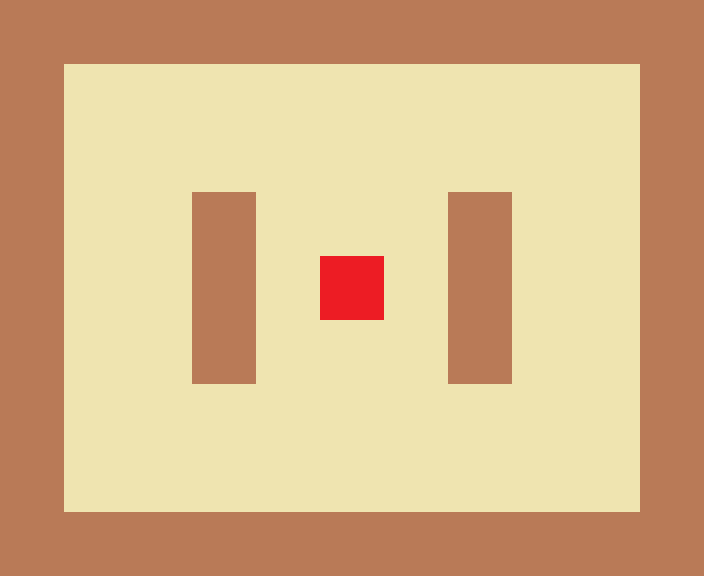

The image is a tile-based game level rendered from a .tmx file. Its description and complete source (layers, tilesets, objects, tile grids) follow:
An orthogonal 11x9 tile map with 64x64 px tiles, 2 tile layers (tiles, enemies) and 12 objects.

<map version="1.0" orientation="orthogonal" width="11" height="9" tilewidth="64" tileheight="64">
 <tileset firstgid="1" name="tiled" tilewidth="64" tileheight="64">
  <image source="../tiled.png" width="256" height="128" />
 </tileset>
 <layer name="tiles" width="11" height="9">
  <data>
   <tile gid="1" />
   <tile gid="1" />
   <tile gid="1" />
   <tile gid="1" />
   <tile gid="1" />
   <tile gid="1" />
   <tile gid="1" />
   <tile gid="1" />
   <tile gid="1" />
   <tile gid="1" />
   <tile gid="1" />
   <tile gid="1" />
   <tile gid="2" />
   <tile gid="2" />
   <tile gid="2" />
   <tile gid="2" />
   <tile gid="2" />
   <tile gid="2" />
   <tile gid="2" />
   <tile gid="2" />
   <tile gid="2" />
   <tile gid="1" />
   <tile gid="1" />
   <tile gid="2" />
   <tile gid="2" />
   <tile gid="2" />
   <tile gid="2" />
   <tile gid="2" />
   <tile gid="2" />
   <tile gid="2" />
   <tile gid="2" />
   <tile gid="2" />
   <tile gid="1" />
   <tile gid="1" />
   <tile gid="2" />
   <tile gid="2" />
   <tile gid="1" />
   <tile gid="2" />
   <tile gid="2" />
   <tile gid="2" />
   <tile gid="1" />
   <tile gid="2" />
   <tile gid="2" />
   <tile gid="1" />
   <tile gid="1" />
   <tile gid="2" />
   <tile gid="2" />
   <tile gid="1" />
   <tile gid="2" />
   <tile gid="2" />
   <tile gid="2" />
   <tile gid="1" />
   <tile gid="2" />
   <tile gid="2" />
   <tile gid="1" />
   <tile gid="1" />
   <tile gid="2" />
   <tile gid="2" />
   <tile gid="1" />
   <tile gid="2" />
   <tile gid="2" />
   <tile gid="2" />
   <tile gid="1" />
   <tile gid="2" />
   <tile gid="2" />
   <tile gid="1" />
   <tile gid="1" />
   <tile gid="2" />
   <tile gid="2" />
   <tile gid="2" />
   <tile gid="2" />
   <tile gid="2" />
   <tile gid="2" />
   <tile gid="2" />
   <tile gid="2" />
   <tile gid="2" />
   <tile gid="1" />
   <tile gid="1" />
   <tile gid="2" />
   <tile gid="2" />
   <tile gid="2" />
   <tile gid="2" />
   <tile gid="2" />
   <tile gid="2" />
   <tile gid="2" />
   <tile gid="2" />
   <tile gid="2" />
   <tile gid="1" />
   <tile gid="1" />
   <tile gid="1" />
   <tile gid="1" />
   <tile gid="1" />
   <tile gid="1" />
   <tile gid="1" />
   <tile gid="1" />
   <tile gid="1" />
   <tile gid="1" />
   <tile gid="1" />
   <tile gid="1" />
  </data>
 </layer>
 <layer name="enemies" width="11" height="9">
  <data>
   <tile gid="0" />
   <tile gid="0" />
   <tile gid="0" />
   <tile gid="0" />
   <tile gid="0" />
   <tile gid="0" />
   <tile gid="0" />
   <tile gid="0" />
   <tile gid="0" />
   <tile gid="0" />
   <tile gid="0" />
   <tile gid="0" />
   <tile gid="0" />
   <tile gid="0" />
   <tile gid="0" />
   <tile gid="0" />
   <tile gid="0" />
   <tile gid="0" />
   <tile gid="0" />
   <tile gid="0" />
   <tile gid="0" />
   <tile gid="0" />
   <tile gid="0" />
   <tile gid="0" />
   <tile gid="0" />
   <tile gid="0" />
   <tile gid="0" />
   <tile gid="0" />
   <tile gid="0" />
   <tile gid="0" />
   <tile gid="0" />
   <tile gid="0" />
   <tile gid="0" />
   <tile gid="0" />
   <tile gid="0" />
   <tile gid="0" />
   <tile gid="0" />
   <tile gid="0" />
   <tile gid="0" />
   <tile gid="0" />
   <tile gid="0" />
   <tile gid="0" />
   <tile gid="0" />
   <tile gid="0" />
   <tile gid="0" />
   <tile gid="0" />
   <tile gid="0" />
   <tile gid="0" />
   <tile gid="0" />
   <tile gid="3" />
   <tile gid="0" />
   <tile gid="0" />
   <tile gid="0" />
   <tile gid="0" />
   <tile gid="0" />
   <tile gid="0" />
   <tile gid="0" />
   <tile gid="0" />
   <tile gid="0" />
   <tile gid="0" />
   <tile gid="0" />
   <tile gid="0" />
   <tile gid="0" />
   <tile gid="0" />
   <tile gid="0" />
   <tile gid="0" />
   <tile gid="0" />
   <tile gid="0" />
   <tile gid="0" />
   <tile gid="0" />
   <tile gid="0" />
   <tile gid="0" />
   <tile gid="0" />
   <tile gid="0" />
   <tile gid="0" />
   <tile gid="0" />
   <tile gid="0" />
   <tile gid="0" />
   <tile gid="0" />
   <tile gid="0" />
   <tile gid="0" />
   <tile gid="0" />
   <tile gid="0" />
   <tile gid="0" />
   <tile gid="0" />
   <tile gid="0" />
   <tile gid="0" />
   <tile gid="0" />
   <tile gid="0" />
   <tile gid="0" />
   <tile gid="0" />
   <tile gid="0" />
   <tile gid="0" />
   <tile gid="0" />
   <tile gid="0" />
   <tile gid="0" />
   <tile gid="0" />
   <tile gid="0" />
   <tile gid="0" />
  </data>
 </layer>
 <objectgroup name="entities" width="11" height="9">
  <object gid="6" x="617" y="87" />
  <object gid="6" x="595" y="86" />
  <object gid="6" x="590" y="107" />
  <object gid="6" x="613" y="114" />
  <object gid="6" x="566" y="93" />
  <object gid="6" x="563" y="118" />
  <object gid="6" x="588" y="130" />
  <object gid="6" x="78" y="500" />
  <object gid="6" x="77" y="473" />
  <object gid="6" x="98" y="482" />
  <object gid="6" x="114" y="503" />
  <object gid="5" x="187" y="141" />
 </objectgroup>
</map>
